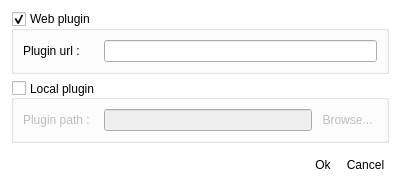
<?xml version="1.0" encoding="UTF-8"?>
<ui version="4.0">
 <class>UiAddPluginDialog</class>
 <widget class="QDialog" name="UiAddPluginDialog">
  <property name="geometry">
   <rect>
    <x>0</x>
    <y>0</y>
    <width>400</width>
    <height>182</height>
   </rect>
  </property>
  <property name="windowTitle">
   <string>Add a new Plug-in</string>
  </property>
  <property name="styleSheet">
   <string notr="true">.QDialog {
	background-color: rgb(255, 255, 255);
}</string>
  </property>
  <layout class="QVBoxLayout" name="verticalLayout_3">
   <item>
    <widget class="QGroupBox" name="webGroupbox">
     <property name="styleSheet">
      <string notr="true">QGroupBox::title {
	image: url(:/AddPluginDialog/Web);
	image-position : right;
}</string>
     </property>
     <property name="title">
      <string>Web plugin     </string>
     </property>
     <property name="flat">
      <bool>false</bool>
     </property>
     <property name="checkable">
      <bool>true</bool>
     </property>
     <layout class="QVBoxLayout" name="verticalLayout_2">
      <item>
       <layout class="QHBoxLayout" name="horizontalLayout_2">
        <item>
         <widget class="QLabel" name="label_2">
          <property name="minimumSize">
           <size>
            <width>75</width>
            <height>0</height>
           </size>
          </property>
          <property name="text">
           <string>Plugin url :</string>
          </property>
         </widget>
        </item>
        <item>
         <widget class="QLineEdit" name="webUrl"/>
        </item>
       </layout>
      </item>
     </layout>
    </widget>
   </item>
   <item>
    <widget class="QGroupBox" name="localGroupbox">
     <property name="styleSheet">
      <string notr="true">QGroupBox::title
{
	image: url(:/AddPluginDialog/Folder);
	image-position : right;
}</string>
     </property>
     <property name="title">
      <string>Local plugin     </string>
     </property>
     <property name="alignment">
      <set>Qt::AlignLeading|Qt::AlignLeft|Qt::AlignVCenter</set>
     </property>
     <property name="flat">
      <bool>false</bool>
     </property>
     <property name="checkable">
      <bool>true</bool>
     </property>
     <property name="checked">
      <bool>false</bool>
     </property>
     <layout class="QVBoxLayout" name="verticalLayout">
      <item>
       <layout class="QHBoxLayout" name="horizontalLayout">
        <item>
         <widget class="QLabel" name="label">
          <property name="minimumSize">
           <size>
            <width>75</width>
            <height>0</height>
           </size>
          </property>
          <property name="text">
           <string>Plugin path :</string>
          </property>
         </widget>
        </item>
        <item>
         <widget class="QLineEdit" name="localUrl"/>
        </item>
        <item>
         <widget class="QToolButton" name="localBrowse">
          <property name="styleSheet">
           <string notr="true"> QToolButton {
     border: none;
     background-color: none;
 }</string>
          </property>
          <property name="text">
           <string>Browse...</string>
          </property>
          <property name="icon">
           <iconset resource="../../Icons.qrc">
            <normaloff>:/AddPluginDialog/Browse</normaloff>:/AddPluginDialog/Browse</iconset>
          </property>
          <property name="iconSize">
           <size>
            <width>20</width>
            <height>20</height>
           </size>
          </property>
          <property name="toolButtonStyle">
           <enum>Qt::ToolButtonTextBesideIcon</enum>
          </property>
          <property name="autoRaise">
           <bool>true</bool>
          </property>
         </widget>
        </item>
       </layout>
      </item>
     </layout>
    </widget>
   </item>
   <item>
    <spacer name="verticalSpacer">
     <property name="orientation">
      <enum>Qt::Vertical</enum>
     </property>
     <property name="sizeHint" stdset="0">
      <size>
       <width>20</width>
       <height>40</height>
      </size>
     </property>
    </spacer>
   </item>
   <item>
    <layout class="QHBoxLayout">
     <property name="spacing">
      <number>6</number>
     </property>
     <property name="leftMargin">
      <number>0</number>
     </property>
     <property name="topMargin">
      <number>0</number>
     </property>
     <property name="rightMargin">
      <number>0</number>
     </property>
     <property name="bottomMargin">
      <number>0</number>
     </property>
     <item>
      <spacer>
       <property name="orientation">
        <enum>Qt::Horizontal</enum>
       </property>
       <property name="sizeHint" stdset="0">
        <size>
         <width>131</width>
         <height>31</height>
        </size>
       </property>
      </spacer>
     </item>
     <item>
      <widget class="QToolButton" name="ok">
       <property name="styleSheet">
        <string notr="true"> QToolButton {
     border: none;
     background-color: none;
 }</string>
       </property>
       <property name="text">
        <string>Ok</string>
       </property>
       <property name="icon">
        <iconset resource="../../Icons.qrc">
         <normaloff>:/AddPluginDialog/Ok</normaloff>:/AddPluginDialog/Ok</iconset>
       </property>
       <property name="iconSize">
        <size>
         <width>20</width>
         <height>20</height>
        </size>
       </property>
       <property name="toolButtonStyle">
        <enum>Qt::ToolButtonTextBesideIcon</enum>
       </property>
       <property name="autoRaise">
        <bool>false</bool>
       </property>
      </widget>
     </item>
     <item>
      <widget class="QToolButton" name="cancel">
       <property name="styleSheet">
        <string notr="true"> QToolButton {
     border: none;
     background-color: none;
 }</string>
       </property>
       <property name="text">
        <string>Cancel</string>
       </property>
       <property name="icon">
        <iconset resource="../../Icons.qrc">
         <normaloff>:/AddPluginDialog/Cancel</normaloff>:/AddPluginDialog/Cancel</iconset>
       </property>
       <property name="iconSize">
        <size>
         <width>20</width>
         <height>20</height>
        </size>
       </property>
       <property name="toolButtonStyle">
        <enum>Qt::ToolButtonTextBesideIcon</enum>
       </property>
       <property name="autoRaise">
        <bool>false</bool>
       </property>
      </widget>
     </item>
    </layout>
   </item>
  </layout>
 </widget>
 <tabstops>
  <tabstop>webUrl</tabstop>
  <tabstop>localGroupbox</tabstop>
  <tabstop>localUrl</tabstop>
  <tabstop>localBrowse</tabstop>
  <tabstop>ok</tabstop>
  <tabstop>cancel</tabstop>
  <tabstop>webGroupbox</tabstop>
 </tabstops>
 <resources>
  <include location="../../Icons.qrc"/>
 </resources>
 <connections>
  <connection>
   <sender>ok</sender>
   <signal>clicked()</signal>
   <receiver>UiAddPluginDialog</receiver>
   <slot>accept()</slot>
   <hints>
    <hint type="sourcelabel">
     <x>290</x>
     <y>166</y>
    </hint>
    <hint type="destinationlabel">
     <x>250</x>
     <y>181</y>
    </hint>
   </hints>
  </connection>
  <connection>
   <sender>cancel</sender>
   <signal>clicked()</signal>
   <receiver>UiAddPluginDialog</receiver>
   <slot>reject()</slot>
   <hints>
    <hint type="sourcelabel">
     <x>343</x>
     <y>165</y>
    </hint>
    <hint type="destinationlabel">
     <x>335</x>
     <y>181</y>
    </hint>
   </hints>
  </connection>
 </connections>
</ui>
